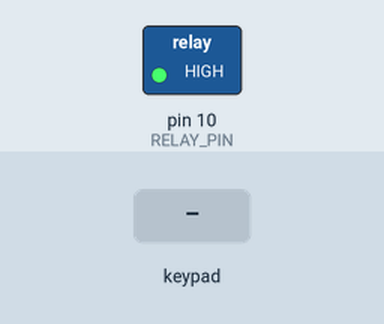
The sketch below on a simulated Arduino Nano, built with avr-gcc and run on an emulated ATmega328P. On the bench: switched loads named in the sketch (green lamp = pin HIGH). Inputs (shaded band) come from the test bench.

Above: at 1.2 s.
1.3 s: keypad keys 4 7 4 3 # pressed 0.4 s apart
At 3.8 s:
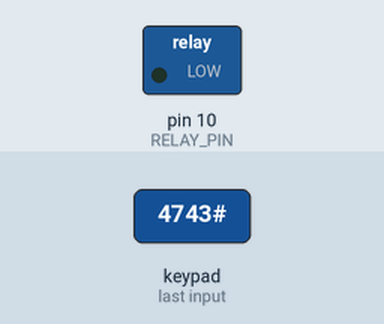
Timing chart, 0 to 9.4 s (numbered marks = the images above; inputs shaded):
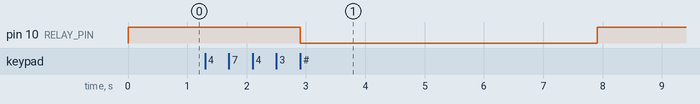

The sketch:

CipherLock.ino
```cpp
/*
 * CipherLock: Arduino-Based Keypad Door Unlocking System
 * Authors: Muhammad Ehtesham & Muhammad Asghar
 * Department of Electrical Engineering, COMSATS University Islamabad (CUI)
 */

#include <Keypad.h>

const byte ROWS = 4;
const byte COLS = 4;

char keys[ROWS][COLS] = {
  {'1', '2', '3', 'A'},
  {'4', '5', '6', 'B'},
  {'7', '8', '9', 'C'},
  {'*', '0', '#', 'D'}
};

// Update these pin numbers to match your Arduino Nano wiring
byte rowPins[ROWS] = {9, 8, 7, 6};
byte colPins[COLS] = {5, 4, 3, 2};

Keypad keypad = Keypad(makeKeymap(keys), rowPins, colPins, ROWS, COLS);

const int RELAY_PIN = 10;               // Pin connected to 1-Channel Relay IN
const bool RELAY_ACTIVE_LOW = true;     // Change to false if relay triggers on HIGH
const unsigned long UNLOCK_TIME = 5000; // 5-second auto-lock delay

const String MASTER_PASSCODE = "4743";  // Passcode (4743# to enter, * to clear)
String enteredCode = "";

void setLockState(bool unlock) {
  if (RELAY_ACTIVE_LOW) {
    digitalWrite(RELAY_PIN, unlock ? LOW : HIGH);
  } else {
    digitalWrite(RELAY_PIN, unlock ? HIGH : LOW);
  }
}

void setup() {
  Serial.begin(9600);
  pinMode(RELAY_PIN, OUTPUT);
  setLockState(false); // Start locked
}

void loop() {
  char key = keypad.getKey();

  if (key) {
    if (key == '*') {
      enteredCode = ""; // Clear input
    }
    else if (key == '#') {
      if (enteredCode == MASTER_PASSCODE) {
        setLockState(true);   // Unlock relay
        delay(UNLOCK_TIME);   // Wait 5 seconds
        setLockState(false);  // Auto-lock again
      }
      enteredCode = "";
    }
    else {
      if (enteredCode.length() < 8) {
        enteredCode += key;
      }
    }
  }
}
```

Measured:
- after the input at 1.3 s, pin 10 (RELAY_PIN): HIGH → LOW after 1.6 s, → HIGH 5.0 s later
